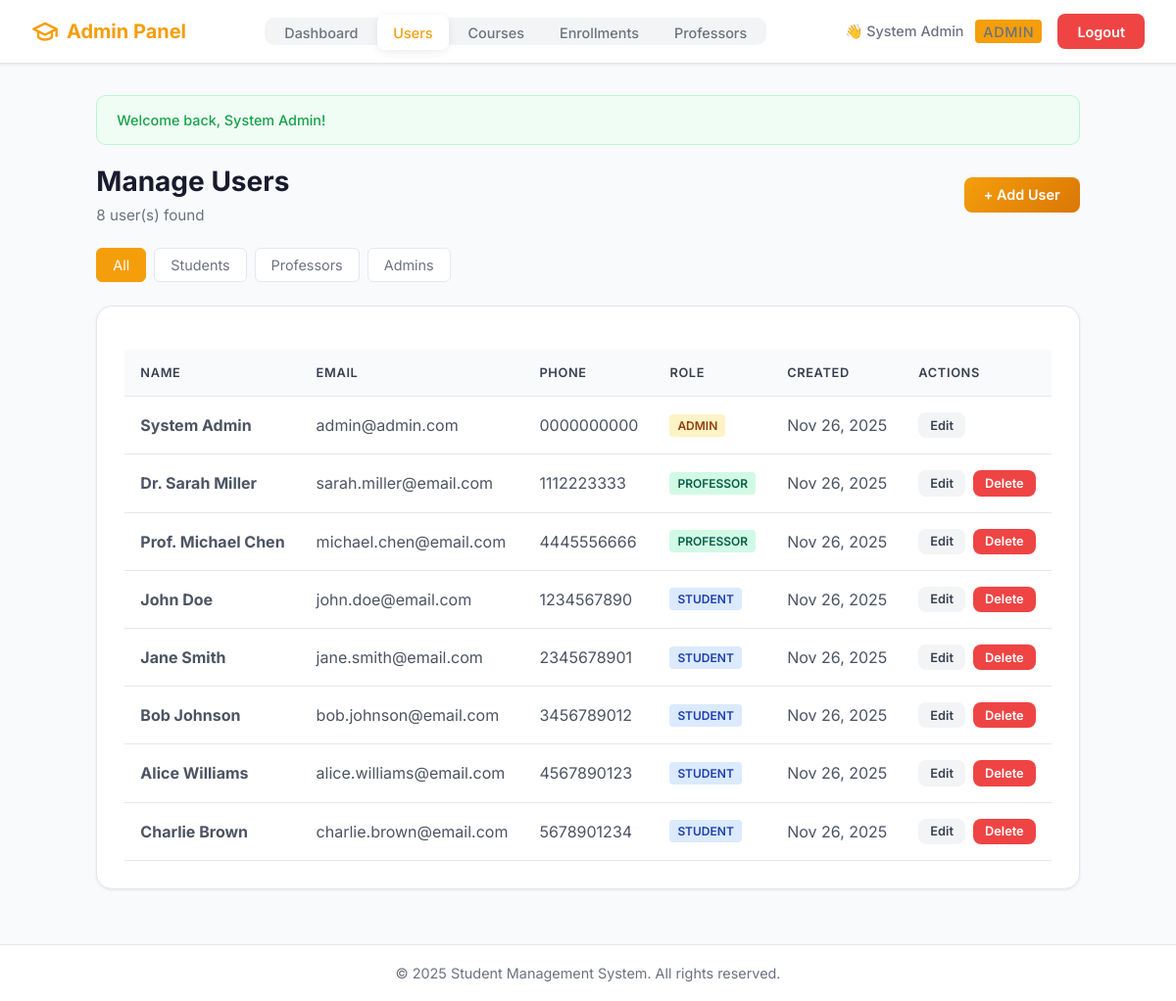
The page /admin/users.php (signed in) on the database its author committed.
### tables this page shows
CREATE TABLE IF NOT EXISTS users (
    id INT PRIMARY KEY AUTO_INCREMENT,
    name VARCHAR(100) NOT NULL,
    email VARCHAR(255) NOT NULL UNIQUE,
    password VARCHAR(255) NOT NULL,
    phone VARCHAR(20) NOT NULL,
    role ENUM('student', 'professor', 'admin') DEFAULT 'student',
    created_at DATETIME DEFAULT CURRENT_TIMESTAMP
);

### config/session.php (called while the page is built, shortened)
<?php
function getCurrentUserId()
{
    return $_SESSION['user_id'] ?? null;
}
function getFlashMessage()
{
    if (isset($_SESSION['flash'])) {
        $flash = $_SESSION['flash'];
        return $flash;
    }
    return null;
}

### includes/functions.php (called while the page is built, shortened)
<?php
function escape($data)
{
    return htmlspecialchars($data, ENT_QUOTES, 'UTF-8');
}

### admin/users.php (the view, shortened to what this page needs)
<?php
require_once '../config/session.php';
require_once '../includes/functions.php';
$pdo = getDBConnection();
$roleFilter = isset($_GET['role']) && in_array($_GET['role'], ['student', 'professor', 'admin']) ? $_GET['role'] : null;
if ($roleFilter) {
    $stmt = $pdo->prepare("SELECT * FROM users WHERE role = ? ORDER BY created_at DESC");
    $stmt->execute([$roleFilter]);
} else {
    $stmt = $pdo->query("SELECT * FROM users ORDER BY created_at DESC");
}
$users = $stmt->fetchAll();
include '../includes/header.php';
$flash = getFlashMessage();
?>
<div class="container">
    <?php if ($flash) : ?>
        <div class="alert alert-<?php echo escape($flash['type']); ?>">
            <?php echo escape($flash['message']); ?>
        </div>
    <?php endif; ?>
    <div class="page-header">
        <div style="display: flex; justify-content: space-between; align-items: center; flex-wrap: wrap; gap: 1rem;">
            <div>
                <h1 class="page-title">Manage Users</h1>
                <p class="page-subtitle"><?php echo count($users); ?> user(s) found</p>
            </div>
            <button class="btn btn-primary" onclick="openModal()">+ Add User</button>
        </div>
    </div>
    <div class="filters">
        <a href="users.php" class="filter-btn <?php echo !$roleFilter ? 'active' : ''; ?>">All</a>
        <a href="users.php?role=student" class="filter-btn <?php echo $roleFilter === 'student' ? 'active' : ''; ?>">Students</a>
        <a href="users.php?role=professor" class="filter-btn <?php echo $roleFilter === 'professor' ? 'active' : ''; ?>">Professors</a>
        <a href="users.php?role=admin" class="filter-btn <?php echo $roleFilter === 'admin' ? 'active' : ''; ?>">Admins</a>
    </div>
    <div class="card">
        <?php if (count($users) > 0) : ?>
            <table class="table">
                <thead>
                    <tr>
                        <th>Name</th>
                        <th>Email</th>
                        <th>Phone</th>
                        <th>Role</th>
                        <th>Created</th>
                        <th>Actions</th>
                    </tr>
                </thead>
                <tbody>
                    <?php foreach ($users as $user) : ?>
                        <tr>
                            <td><strong><?php echo escape($user['name']); ?></strong></td>
                            <td><?php echo escape($user['email']); ?></td>
                            <td><?php echo $user['phone'] ? escape($user['phone']) : '<span style="color: #9ca3af;">—</span>'; ?></td>
                            <td>
                                <span class="role-badge <?php echo $user['role']; ?>">
                                    <?php echo ucfirst($user['role']); ?>
                                </span>
                            </td>
                            <td><?php echo date('M j, Y', strtotime($user['created_at'])); ?></td>
                            <td>
                                <div class="action-btns">
                                    <a href="users.php?edit=<?php echo $user['id']; ?>" class="btn btn-secondary btn-sm">Edit</a>
                                    <?php if ($user['id'] !== getCurrentUserId()) : ?>
                                        <a href="users.php?delete=<?php echo $user['id']; ?>"
                                           class="btn btn-danger btn-sm"
                                           onclick="return confirm('Are you sure you want to delete this user?');">
                                            Delete
                                        </a>
                                    <?php endif; ?>
                                </div>
                            </td>
                        </tr>
                    <?php endforeach; ?>
                </tbody>
            </table>
        <?php endif; ?>
    </div>
</div>
<?php include '../includes/footer.php'; ?>

### includes/header.php (style rules this page uses)
* { margin: 0; padding: 0; box-sizing: border-box; }
body { font-family: 'Inter', -apple-system, BlinkMacSystemFont, 'Segoe UI', Roboto, sans-serif; background-color: #f8fafc; min-height: 100vh; display: flex; flex-direction: column; color: #1a1a2e; }
.btn { display: inline-flex; align-items: center; justify-content: center; gap: 0.5rem; padding: 0.6rem 1.25rem; border: none; border-radius: 8px; cursor: pointer; text-decoration: none; font-size: 0.9rem; font-weight: 600; font-family: inherit; transition: all 0.3s ease; }
.btn-primary { background: linear-gradient(135deg, #667eea 0%, #764ba2 100%); color: white; }
.btn-danger { background-color: #fee2e2; color: #dc2626; }
.btn-secondary { background-color: #f3f4f6; color: #374151; }
.container { max-width: 1200px; margin: 0 auto; padding: 2rem; flex: 1; }
.card { background-color: white; border-radius: 16px; box-shadow: 0 1px 3px rgba(0,0,0,0.08); padding: 1.75rem; margin-bottom: 1.5rem; border: 1px solid #e5e7eb; }
.alert { padding: 1rem 1.25rem; border-radius: 10px; margin-bottom: 1.25rem; font-size: 0.9rem; font-weight: 500; }
.alert-success { background-color: #f0fdf4; color: #16a34a; border: 1px solid #bbf7d0; }
.table { width: 100%; border-collapse: collapse; margin-top: 1rem; }
.table th, .table td { padding: 1rem; text-align: left; border-bottom: 1px solid #e5e7eb; }
.table th { background-color: #f9fafb; color: #374151; font-weight: 600; font-size: 0.8rem; text-transform: uppercase; letter-spacing: 0.05em; }
.table td { color: #4b5563; }
.page-header { margin-bottom: 1.5rem; }
.page-title { font-size: 1.75rem; font-weight: 700; color: #1a1a2e; margin-bottom: 0.5rem; }
.page-subtitle { color: #6b7280; font-size: 0.95rem; }

### admin/users.php (style rules this page uses)
.filters { display: flex; gap: 0.5rem; margin-bottom: 1.5rem; flex-wrap: wrap; }
.filter-btn { padding: 0.5rem 1rem; border: 1px solid #e5e7eb; background: white; border-radius: 6px; color: #6b7280; text-decoration: none; font-size: 0.9rem; transition: all 0.2s; }
.filter-btn:hover, .filter-btn.active { background: #f59e0b; color: white; border-color: #f59e0b; }
.role-badge { display: inline-block; padding: 0.25rem 0.5rem; border-radius: 4px; font-size: 0.75rem; font-weight: 600; text-transform: uppercase; }
.role-badge.student { background: #dbeafe; color: #1e40af; }
.role-badge.professor { background: #d1fae5; color: #065f46; }
.role-badge.admin { background: #fef3c7; color: #92400e; }
.action-btns { display: flex; gap: 0.5rem; }
.btn-sm { padding: 0.35rem 0.75rem; font-size: 0.8rem; }
.btn-danger { background: #ef4444; color: white; }

### rows shown on the page
users: name "System Admin", email "admin@admin.com", phone "0000000000", role "ADMIN", created_at "Nov 26, 2025"
users: name "Dr. Sarah Miller", email "sarah.miller@email.com", phone "1112223333", role "PROFESSOR", created_at "Nov 26, 2025"
users: name "Prof. Michael Chen", email "michael.chen@email.com", phone "4445556666", role "PROFESSOR", created_at "Nov 26, 2025"
users: name "John Doe", email "john.doe@email.com", phone "1234567890", role "STUDENT", created_at "Nov 26, 2025"
users: name "Jane Smith", email "jane.smith@email.com", phone "2345678901", role "STUDENT", created_at "Nov 26, 2025"
users: name "Bob Johnson", email "bob.johnson@email.com", phone "3456789012", role "STUDENT", created_at "Nov 26, 2025"
users: name "Alice Williams", email "alice.williams@email.com", phone "4567890123", role "STUDENT", created_at "Nov 26, 2025"
users: name "Charlie Brown", email "charlie.brown@email.com", phone "5678901234", role "STUDENT", created_at "Nov 26, 2025"

### other values the page prints
getCurrentUserName() "System Admin"
$roleLabels[$role] "ADMIN"
$flash['message'] "Welcome back, System Admin!"
count($users) "8"
